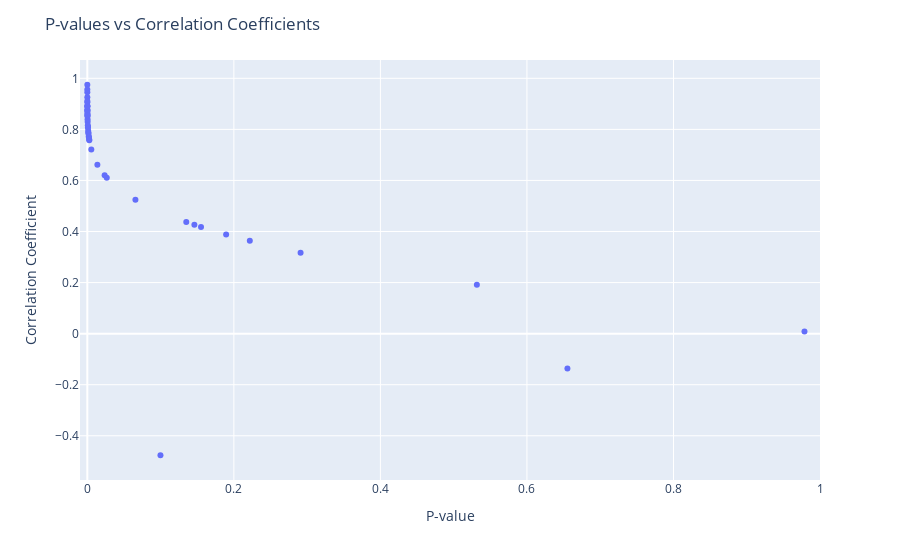

Notebook code cell kept with this figure:
### Code cell
# Create a DataFrame to hold the correlation, p-value, and athlete names
correlation_data = pd.DataFrame({'Lastname': athlete_names, 'Correlation': correlation_coeffs, 'P-value': p_values})

# Create the scatter plot using Plotly Express
fig = px.scatter(correlation_data, x='P-value', y='Correlation', hover_data=['Lastname'])
fig.update_traces(textposition='top center')  # Position the text label above the point

# Update the layout with appropriate labels and titles
fig.update_layout(
    title="P-values vs Correlation Coefficients",
    xaxis_title="P-value",
    yaxis_title="Correlation Coefficient",
    hovermode='closest'  # Display only the closest hover label
)

fig.update_xaxes(range=[-0.01, 1])

# Show the plot
fig.show()

### Figure 1 — Plotly figure (JSON) as saved in the notebook; plotly's stock layout.template omitted (floating-point values rounded to 4 significant figures)
{"data": [{"customdata": [["ROBINSON"], ["BOYLE"], ["HASSLER"], ["PINTO"], ["BECK"], ["ASHWOOD"], ["CHENTSOVA"], ["KHOO"], ["COSTA"], ["CARAMIGNOLI"], ["GRUEST"], ["AREVALO"], ["KAPAS"], ["KOHLER"], ["FRIIS"], ["GOMEZ"], ["CARLIN"], ["KOBRICH"], ["ODER"], ["MIYAHARA COELLO"], ["LEDECKY"], ["MANN"], ["ORTUNO"], ["EVANS"], ["GILL"], ["VAN ROUWENDAAL"], ["OLIVIER"], ["ZHANG"], ["CAO"], ["DOUEIHY"], ["SALAMATINA"], ["NEALE"], ["TE FLAN"], ["VAN DEN BERG"], ["ALVAREZ PUGLIESE"], ["TSENG"], ["MORENO"], ["HOLOWCHAK"], ["ELHENICKA"], ["THIELMANN"], ["RANNVAARDOTTIR"], ["JO"], ["MUSSO"]], "hovertemplate": "P-value=%{x}<br>Correlation=%{y}<br>Lastname=%{customdata[0]}<extra></extra>", "legendgroup": "", "marker": {"color": "#636efa", "symbol": "circle"}, "mode": "markers", "name": "", "orientation": "v", "showlegend": false, "textposition": "top center", "type": "scatter", "x": [9.971e-05, 1.125e-06, 0.0008099, 0.005433, 0.1894, 0.09982, 0.2911, 0.9788, 4.068e-05, 9.401e-05, 0.002695, 1.624e-08, 0.6553, 0.001954, 0.001158, 0.0004457, 0.1351, 0.002527, 7.882e-05, 0.0003298, 4.609e-05, 0.1552, 0.0001711, 4.436e-05, 0.0001345, 0.1461, 0.0008423, 0.02363, 0.0002252, 0.02655, 3.27e-07, 0.2218, 0.002158, 0.01372, 1.958e-05, 0.001394, 0.5317, 0.0006612, 5.526e-06, 0.001504, 0.0001901, 1.441e-05, 0.06565], "xaxis": "x", "y": [0.8725, 0.945, 0.809, 0.7209, 0.3886, -0.4764, 0.3171, 0.008187, 0.8925, 0.874, 0.7577, 0.9748, -0.1371, 0.7728, 0.7951, 0.83, 0.4373, 0.7608, 0.8781, 0.8396, 0.8899, 0.418, 0.8587, 0.8907, 0.865, 0.4265, 0.8076, 0.6206, 0.851, 0.6109, 0.9563, 0.3638, 0.7682, 0.6619, 0.9063, 0.7875, 0.1911, 0.8164, 0.9261, 0.7843, 0.8558, 0.9116, 0.5247], "yaxis": "y"}], "layout": {"hovermode": "closest", "legend": {"tracegroupgap": 0}, "margin": {"t": 60}, "title": {"text": "P-values vs Correlation Coefficients"}, "xaxis": {"anchor": "y", "domain": [0, 1], "range": [-0.01, 1], "title": {"text": "P-value"}}, "yaxis": {"anchor": "x", "domain": [0, 1], "title": {"text": "Correlation Coefficient"}}}}
